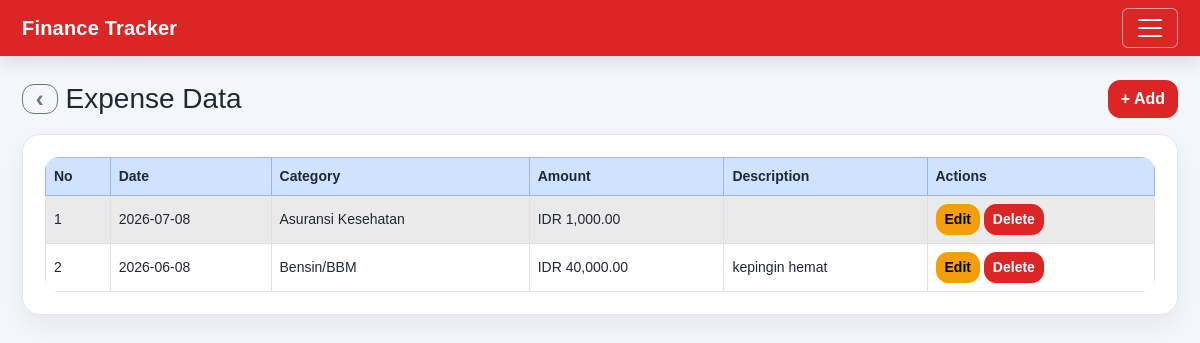
The app's page /user/expense.php (signed in) with its own data.
### tables this page shows
CREATE TABLE `transactions` (
  `id` int(11) NOT NULL,
  `user_id` int(11) NOT NULL,
  `category_id` int(11) NOT NULL,
  `type` enum('income','expense') NOT NULL,
  `amount` decimal(15,2) NOT NULL,
  `description` text DEFAULT NULL,
  `transaction_date` date NOT NULL,
  `created_at` timestamp NOT NULL DEFAULT current_timestamp()
);

CREATE TABLE `categories` (
  `id` int(11) NOT NULL,
  `name` varchar(100) NOT NULL,
  `type` enum('income','expense') NOT NULL,
  `user_id` int(11) DEFAULT NULL,
  `created_at` timestamp NOT NULL DEFAULT current_timestamp()
);

### config/bootstrap.php (called while the page is built, shortened)
<?php
require_once __DIR__ . '/../user/format.php';
require_once __DIR__ . '/../user/i18n.php';
$current_theme = $_SESSION['theme'] ?? 'default';
$current_currency = $_SESSION['currency'] ?? 'IDR';
$current_language = $_SESSION['language'] ?? 'id';
$user_id = (int) $_SESSION['user_id'];

### user/i18n.php (called while the page is built, shortened)
<?php
$translations = [];
function load_language(string $language = 'id'): void
{
    $languageFile = __DIR__ . '/' . $language . '.php';
    if (is_file($languageFile)) {
        $loadedTranslations = require $languageFile;
        if (is_array($loadedTranslations)) {
            $translations = $loadedTranslations;
            return;
        }
    }
}
function __(
    string $key,
    ?string $default = null,
    array $replacements = []
): string {
    global $translations;
    $fallbackText = $default;
    if ($fallbackText === null) {
        $fallbackText = ucfirst(
            str_replace('_', ' ', $key)
        );
    }
    $text = $translations[$key] ?? $fallbackText;
    return $text;
}

### user/format.php (called while the page is built, shortened)
<?php
function format_currency($amount, $currency_code = 'IDR') {
    $formatter = new NumberFormatter('en_US', NumberFormatter::CURRENCY);
    return $formatter->formatCurrency($amount, $currency_code);
}

### user/expense.php (the view, shortened to what this page needs)
<?php
require_once __DIR__ . '/../config/bootstrap.php';
$query = "
    SELECT
        transactions.*,
        categories.name AS category_name
    FROM transactions
    INNER JOIN categories
        ON transactions.category_id = categories.id
    WHERE transactions.user_id = ?
        AND transactions.type = 'expense'
    ORDER BY transactions.transaction_date DESC
";
$stmt = mysqli_prepare($conn, $query);
mysqli_stmt_bind_param($stmt, 'i', $user_id);
mysqli_stmt_execute($stmt);
$result = mysqli_stmt_get_result($stmt);
?>
<!DOCTYPE html>
<html lang="<?= htmlspecialchars($current_language, ENT_QUOTES, 'UTF-8') ?>">
<head>
    <link href="https://cdn.jsdelivr.net/npm/bootstrap@5.3.3/dist/css/bootstrap.min.css" rel="stylesheet">
    <link rel="stylesheet" href="../assets/css/style.css">
</head>
<body data-theme="<?= htmlspecialchars($current_theme, ENT_QUOTES, 'UTF-8') ?>">
<?php require __DIR__ . '/navbar.php'; ?>
<div class="container mt-4">
    <div class="d-flex justify-content-between align-items-center mb-3">
        <div class="d-flex align-items-center">
            <a href="../index.php" class="btn btn-outline-secondary me-2 btn-back-icon"
               title="<?= htmlspecialchars(__('back_to_home'), ENT_QUOTES, 'UTF-8') ?>"
               aria-label="<?= htmlspecialchars(__('back_to_home'), ENT_QUOTES, 'UTF-8') ?>">
                ‹
            </a>
            <h3 class="mb-0"><?= htmlspecialchars(__('expense_data'), ENT_QUOTES, 'UTF-8') ?></h3>
        </div>
        <a href="expense_create.php" class="btn btn-danger">
            + <?= htmlspecialchars(__('add'), ENT_QUOTES, 'UTF-8') ?>
        </a>
    </div>
    <div class="card">
        <div class="card-body">
            <div class="table-responsive">
                <table class="table table-bordered table-striped">
                    <thead class="table-primary">
                        <tr>
                            <th><?= htmlspecialchars(__('no')) ?></th>
                            <th><?= htmlspecialchars(__('date')) ?></th>
                            <th><?= htmlspecialchars(__('category')) ?></th>
                            <th><?= htmlspecialchars(__('amount')) ?></th>
                            <th><?= htmlspecialchars(__('description')) ?></th>
                            <th><?= htmlspecialchars(__('actions')) ?></th>
                        </tr>
                    </thead>
                    <tbody>
                    <?php if (mysqli_num_rows($result) > 0) : ?>
                        <?php $number = 1; ?>
                        <?php while ($row = mysqli_fetch_assoc($result)) : ?>
                            <tr>
                                <td><?= $number++; ?></td>
                                <td><?= htmlspecialchars((string) $row['transaction_date'], ENT_QUOTES, 'UTF-8') ?></td>
                                <td><?= htmlspecialchars((string) $row['category_name'], ENT_QUOTES, 'UTF-8') ?></td>
                                <td><?= htmlspecialchars(format_currency($row['amount'], $current_currency), ENT_QUOTES, 'UTF-8') ?></td>
                                <td><?= htmlspecialchars((string) ($row['description'] ?? ''), ENT_QUOTES, 'UTF-8') ?></td>
                                <td>
                                    <a href="expense_edit.php?id=<?= (int) $row['id'] ?>" class="btn btn-warning btn-sm">
                                        <?= htmlspecialchars(__('edit')) ?>
                                    </a>
                                    <a href="expense_delete.php?id=<?= (int) $row['id'] ?>" class="btn btn-danger btn-sm"
                                       onclick='return confirm(<?= json_encode(__('confirm_delete_expense'), JSON_HEX_TAG | JSON_HEX_AMP | JSON_HEX_APOS | JSON_HEX_QUOT) ?>)'>
                                        <?= htmlspecialchars(__('delete')) ?>
                                    </a>
                                </td>
                            </tr>
                        <?php endwhile; ?>
                    <?php endif; ?>
                    </tbody>
                </table>
            </div>
        </div>
    </div>
</div>
</body>
</html>

### assets/css/style.css (style rules this page uses)
:root, [data-theme="default"] { --primary-color: #2563eb; --primary-dark: #1e40af; --success-color: #16a34a; --danger-color: #dc2626; --warning-color: #f59e0b; --info-color: #0ea5e9; --dark-color: #111827; --muted-color: #6b7280; --bg-color: #f3f6fb; --text-color: #1f2937; --card-bg: #ffffff; --border-color: #e5e7eb; --header-text: #ffffff; }
* { box-sizing: border-box; }
html { min-height: 100%; }
body { min-height: 100vh; margin: 0; font-family: Arial, sans-serif; background: var(--bg-color); color: var(--text-color); }
.container { max-width: 1180px; }
.card { border: 1px solid var(--border-color) !important; border-radius: 18px; background-color: var(--card-bg); box-shadow: 0 10px 24px rgba(15, 23, 42, 0.06); }
.card-body { padding: 22px; }
.btn { border-radius: 12px; font-weight: 700; }
.btn-danger { background: var(--danger-color); border-color: var(--danger-color); }
.btn-warning { background: var(--warning-color); border-color: var(--warning-color); }
.btn-back-icon { padding: 0.1rem 0.8rem; font-size: 1.5rem; font-weight: 700; line-height: 1; }
.table-responsive { overflow-x: auto; border-radius: 14px; }
.table { margin-bottom: 0; color: var(--text-color); }
.table th { color: var(--text-color); font-size: 14px; white-space: nowrap; }
.table td { color: var(--text-color); font-size: 14px; vertical-align: middle; }
.table-striped > tbody > tr:nth-of-type(odd) > * { background-color: rgba(0, 0, 0, 0.03); }

### records on screen
transactions: transaction_date "2026-07-08", category.name "Asuransi Kesehatan", amount "IDR 1,000.00"
transactions: transaction_date "2026-06-08", category.name "Bensin/BBM", amount "IDR 40,000.00", description "kepingin hemat"

### other values on screen
__('expense_data') "Expense Data"
__('add') "Add"
__('no') "No"
__('date') "Date"
__('category') "Category"
__('amount') "Amount"
__('description') "Description"
__('actions') "Actions"
